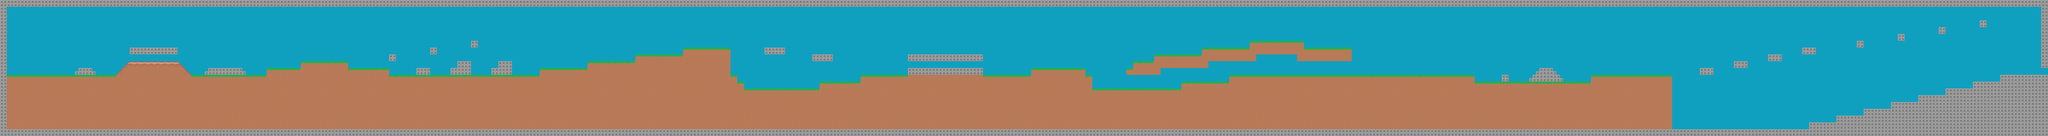

A 2D game scene composited from a Tiled map and its tileset images. What follows is a short description and the map's XML, with each tile layer's data collapsed to a summary:
An orthogonal 300x20 tile map with 32x32 px tiles, 1 tile layer (Tile Layer 1).

<map version="1.0" orientation="orthogonal" width="300" height="20" tilewidth="32" tileheight="32">
 <tileset firstgid="1" name="tiles" tilewidth="32" tileheight="32" spacing="2">
  <image source="../images/level.png" width="128" height="256" />
 </tileset>
 <layer name="Tile Layer 1" width="300" height="20">
  <data>[6000 cells, 6000 non-empty, 14 distinct tile ids]</data>
 </layer>
</map>
